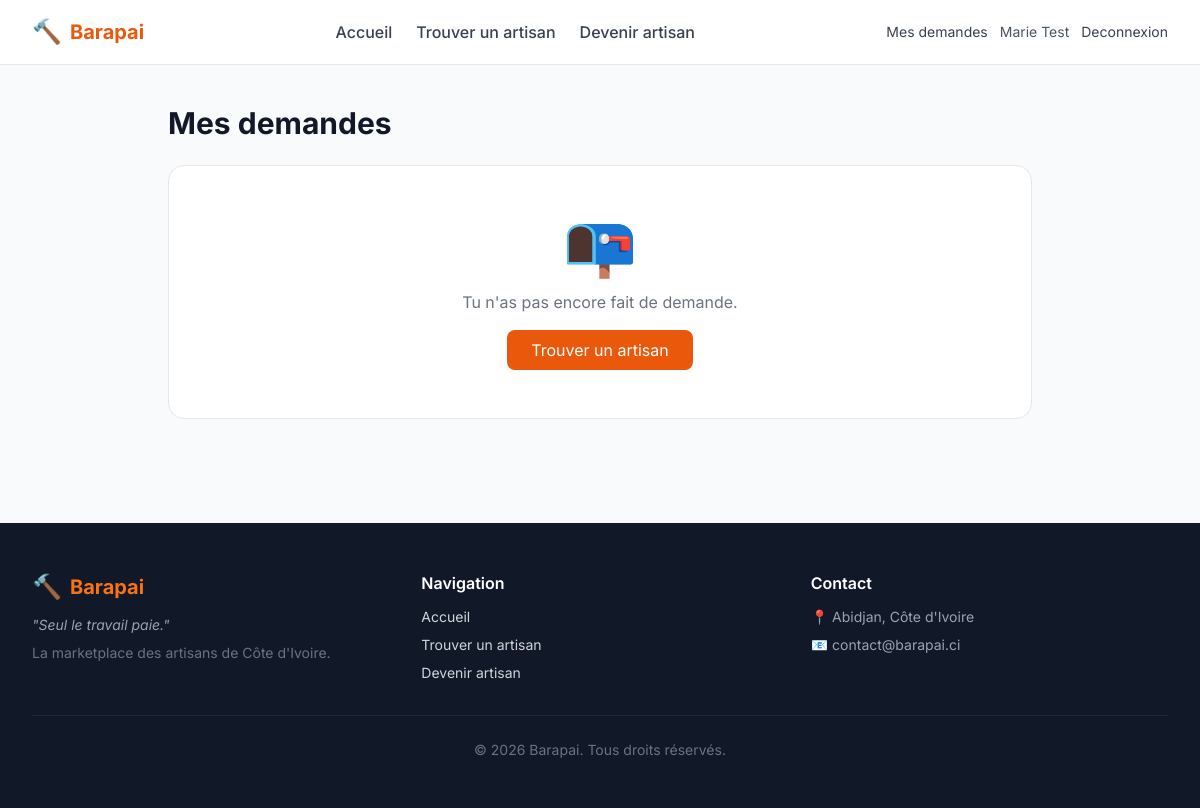
The app's page /demandes/mes-demandes/ (signed in), older data.
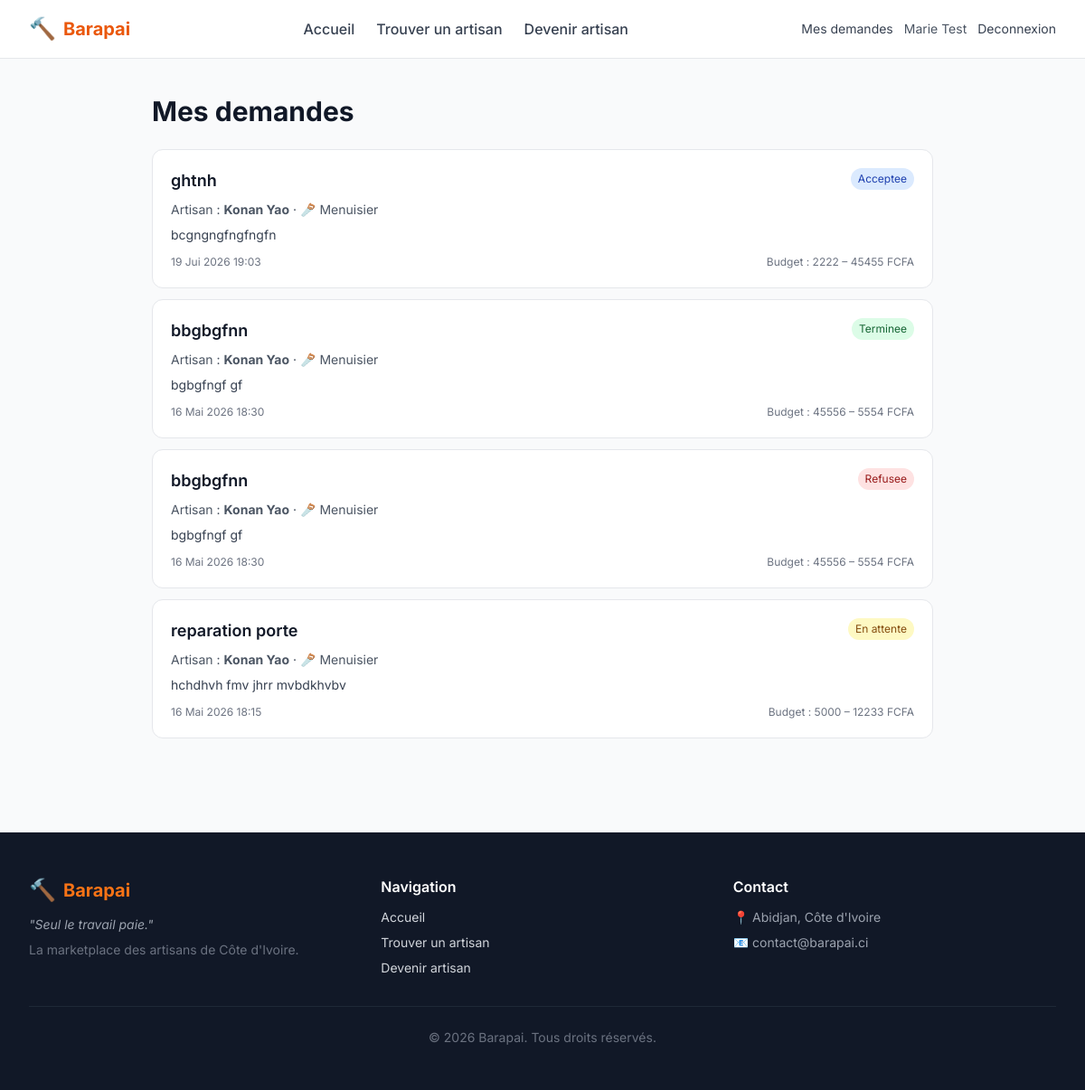
The same page, newer data.
### apps/services/models.py (models this page shows, shortened)
class ServiceRequest(models.Model):
    class Status(models.TextChoices):
        PENDING = 'PENDING', _('En attente')
        ACCEPTED = 'ACCEPTED', _('Acceptee')
        REJECTED = 'REJECTED', _('Refusee')
        COMPLETED = 'COMPLETED', _('Terminee')
        CANCELLED = 'CANCELLED', _('Annulee')
    client = models.ForeignKey(
        'accounts.User',
        on_delete=models.CASCADE,
        related_name='requests_made',
        limit_choices_to={'role': 'CLIENT'},
        verbose_name=_('Client'),
    )
    artisan = models.ForeignKey(
        'accounts.ArtisanProfile',
        on_delete=models.CASCADE,
        related_name='requests_received',
        verbose_name=_('Artisan'),
    )
    category = models.ForeignKey(
        'catalog.Category',
        on_delete=models.PROTECT,
        related_name='service_requests',
        verbose_name=_('Categorie'),
    )
    title = models.CharField(_('Titre'), max_length=200)
    description = models.TextField(_('Description'))
    budget_min = models.PositiveIntegerField(_('Budget min (FCFA)'), null=True, blank=True)
    budget_max = models.PositiveIntegerField(_('Budget max (FCFA)'), null=True, blank=True)
    address = models.CharField(_('Adresse'), max_length=255, blank=True)
    latitude = models.FloatField(_('Latitude'), null=True, blank=True)
    longitude = models.FloatField(_('Longitude'), null=True, blank=True)
    status = models.CharField(
        _('Statut'),
        max_length=20,
        choices=Status.choices,
        default=Status.PENDING,
    )
    created_at = models.DateTimeField(auto_now_add=True)
    updated_at = models.DateTimeField(auto_now=True)
    completed_at = models.DateTimeField(_('Termine le'), null=True, blank=True)
    class Meta:
        verbose_name = _('Demande de service')
        verbose_name_plural = _('Demandes de services')
        ordering = ['-created_at']

### apps/accounts/models.py (models this page shows, shortened)
class ArtisanProfile(models.Model):
    user = models.OneToOneField(
        User,
        on_delete=models.CASCADE,
        related_name='artisan_profile',
        limit_choices_to={'role': User.Role.ARTISAN},
        verbose_name=_('Utilisateur'),
    )
    bio = models.TextField(_('Biographie / description'), blank=True)
    years_experience = models.PositiveSmallIntegerField(
        _("Annees d'experience"), default=0
    )
    hourly_rate = models.PositiveIntegerField(
        _('Tarif horaire (FCFA)'), null=True, blank=True
    )
    is_available = models.BooleanField(_('Disponible'), default=True)
    categories = models.ManyToManyField(
        'catalog.Category',
        related_name='artisans',
        blank=True,
        verbose_name=_('Categories de metiers'),
    )
    profile_picture = models.ImageField(
        _('Photo de profil'),
        upload_to='profile_pictures/',
        blank=True,
        null=True,
    )
    city = models.CharField(_('Ville'), max_length=100, default='Abidjan')
    neighborhood = models.CharField(_('Quartier'), max_length=100, blank=True)
    latitude = models.FloatField(_('Latitude'), null=True, blank=True)
    longitude = models.FloatField(_('Longitude'), null=True, blank=True)
    average_rating = models.DecimalField(
        _('Note moyenne'),
        max_digits=3, decimal_places=2,
        default=0,
    )
    total_jobs = models.PositiveIntegerField(_('Missions terminees'), default=0)
    is_verified_by_admin = models.BooleanField(
        _('Verifie par admin'), default=False
    )
    created_at = models.DateTimeField(auto_now_add=True)
    updated_at = models.DateTimeField(auto_now=True)
    class Meta:
        verbose_name = _('Profil artisan')
        verbose_name_plural = _('Profils artisans')
        ordering = ['-created_at']

class User(AbstractUser):
    class Role(models.TextChoices):
        CLIENT = 'CLIENT', _('Client')
        ARTISAN = 'ARTISAN', _('Artisan')
    username = None
    email = models.EmailField(_('Adresse email'), unique=True)
    phone = models.CharField(_('Telephone'), max_length=20, blank=True)
    full_name = models.CharField(_('Nom complet'), max_length=150)
    role = models.CharField(
        _('Role'),
        max_length=10,
        choices=Role.choices,
        default=Role.CLIENT,
    )
    is_phone_verified = models.BooleanField(_('Telephone verifie'), default=False)
    USERNAME_FIELD = 'email'  # email sert d'identifiant
    REQUIRED_FIELDS = ['full_name']  # demande lors de createsuperuser
    objects = UserManager()
    class Meta:
        verbose_name = _('Utilisateur')
        verbose_name_plural = _('Utilisateurs')
    @property
    def is_client(self):
        return self.role == self.Role.CLIENT

### apps/catalog/models.py (models this page shows, shortened)
class Category(models.Model):
    name = models.CharField(_('Nom'), max_length=100, unique=True)
    slug = models.SlugField(_('Slug'), max_length=100, unique=True)
    icon = models.CharField(
        _('Icone (emoji ou nom)'),
        max_length=50,
        blank=True,
        help_text=_('Ex: 🔧 ou wrench (nom lucide-icon)'),
    )
    description = models.TextField(_('Description'), blank=True)
    is_active = models.BooleanField(_('Active'), default=True)
    created_at = models.DateTimeField(auto_now_add=True)
    class Meta:
        verbose_name = _('Categorie')
        verbose_name_plural = _('Categories')
        ordering = ['name']

### apps/services/views.py (the view)
# urls.py: path('mes-demandes/', views.my_requests, name='my_requests'),
@login_required
def my_requests(request):
    requests_list = (
        request.user.requests_made
        .select_related('artisan__user', 'category')
        .order_by('-created_at')
    )
    return render(request, 'services/my_requests.html', {
        'requests_list': requests_list,
    })

### templates/services/my_requests.html (shortened to what this page needs)
{% extends 'base.html' %}
{% block content %}
<div class="max-w-4xl mx-auto px-4 py-10">
    <h1 class="text-3xl font-bold mb-6">Mes demandes</h1>
    {% if requests_list %}
    <div class="space-y-3">
        {% for req in requests_list %}
        <div class="bg-white rounded-xl border border-gray-200 p-5 hover:shadow-md transition">
            <div class="flex justify-between items-start mb-2 gap-3">
                <h3 class="font-semibold text-lg">{{ req.title }}</h3>
                {% if req.status == 'PENDING' %}
                    <span class="bg-yellow-100 text-yellow-800 text-xs px-2 py-1 rounded-full whitespace-nowrap">{{ req.get_status_display }}</span>
                {% elif req.status == 'ACCEPTED' %}
                    <span class="bg-blue-100 text-blue-800 text-xs px-2 py-1 rounded-full whitespace-nowrap">{{ req.get_status_display }}</span>
                {% elif req.status == 'COMPLETED' %}
                    <span class="bg-green-100 text-green-800 text-xs px-2 py-1 rounded-full whitespace-nowrap">{{ req.get_status_display }}</span>
                {% else %}
                    <span class="bg-red-100 text-red-800 text-xs px-2 py-1 rounded-full whitespace-nowrap">{{ req.get_status_display }}</span>
                {% endif %}
            </div>
            <p class="text-sm text-gray-600 mb-2">
                Artisan : <strong>{{ req.artisan.user.full_name }}</strong> · {{ req.category.icon }} {{ req.category.name }}
            </p>
            <p class="text-sm text-gray-700 mb-3">{{ req.description|truncatewords:30 }}</p>
            <div class="flex justify-between items-center text-xs text-gray-500">
                <span>{{ req.created_at|date:"d M Y H:i" }}</span>
                {% if req.budget_min and req.budget_max %}
                    <span>Budget : {{ req.budget_min }} – {{ req.budget_max }} FCFA</span>
                {% endif %}
            </div>
        </div>
        {% endfor %}
    </div>
    {% else %}
    <div class="bg-white rounded-2xl p-12 text-center border border-gray-200">
        <span class="text-6xl">📭</span>
        <p class="text-gray-500 mt-4">Tu n'as pas encore fait de demande.</p>
        <a href="{% url 'catalog:artisans_list' %}" class="inline-block mt-4 bg-orange-600 text-white px-6 py-2 rounded-lg hover:bg-orange-700 transition">
            Trouver un artisan
        </a>
    </div>
    {% endif %}
</div>
{% endblock %}

Row changes from the older to the newer data that the page shows:
added ServiceRequest: title "ghtnh", status "Acceptee", artisan.user.full_name "Konan Yao", category.icon "🪚", category.name "Menuisier", description "bcgngngfngfngfn", created_at "19 Jui 2026 19:03", budget_min "2222", budget_max "45455"
added ServiceRequest: title "bbgbgfnn", status "Terminee", artisan.user.full_name "Konan Yao", category.icon "🪚", category.name "Menuisier", description "bgbgfngf gf", created_at "16 Mai 2026 18:30", budget_min "45556", budget_max "5554"
added ServiceRequest: title "bbgbgfnn", status "Refusee", artisan.user.full_name "Konan Yao", category.icon "🪚", category.name "Menuisier", description "bgbgfngf gf", created_at "16 Mai 2026 18:30", budget_min "45556", budget_max "5554"
added ServiceRequest: title "reparation porte", status "En attente", artisan.user.full_name "Konan Yao", category.icon "🪚", category.name "Menuisier", description "hchdhvh fmv jhrr mvbdkhvbv", created_at "16 Mai 2026 18:15", budget_min "5000", budget_max "12233"
Text that changed along with them:
text no longer shown: "📭 Tu n'as pas encore fait de demande. Trouver un artisan"
